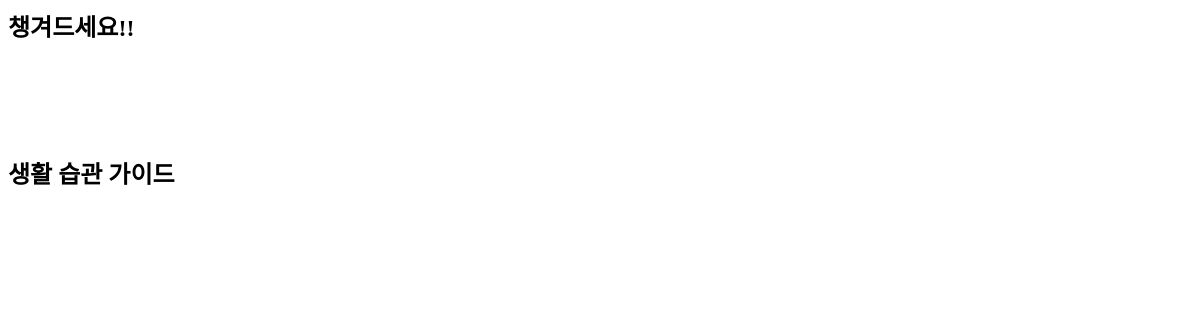
The page /mypage/properties/gene_info/habits/FTO on the database as committed earlier.
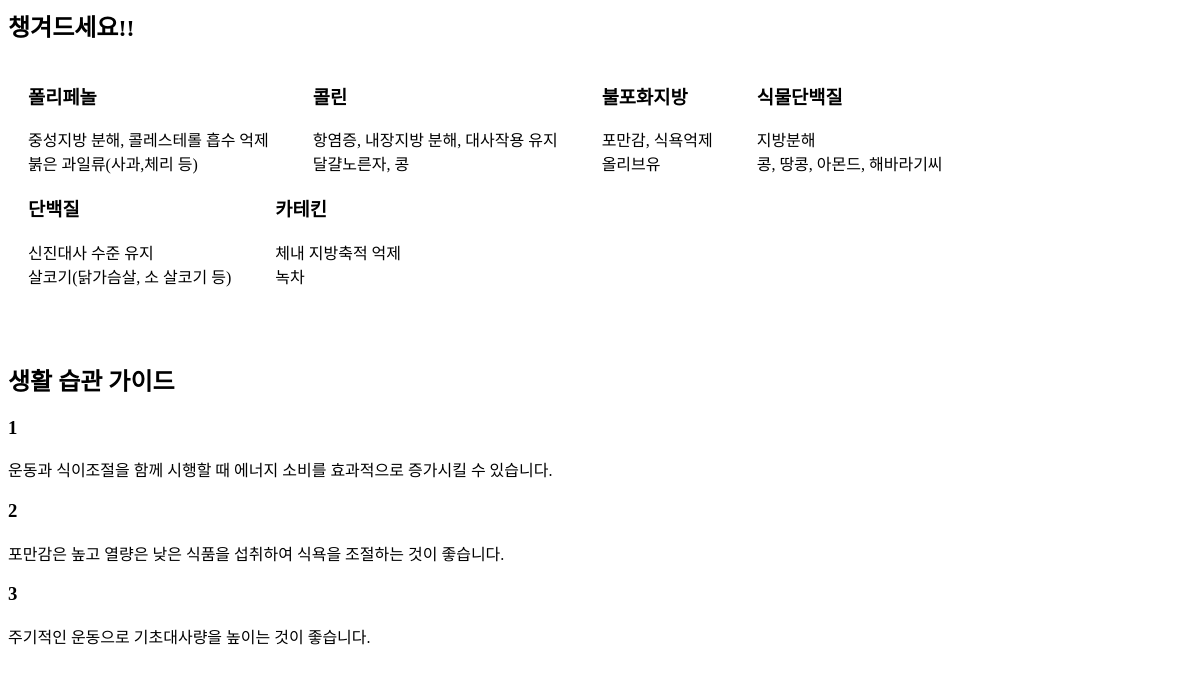
The same page on the database as committed later.
### Gene/models.py (models this page shows)
class Eating_Habits(models.Model):
    gene_name = models.CharField(max_length=13, null=True)
    food_name = models.CharField(max_length=20, null=True)
    food_description = models.TextField(null=True)
    foods = models.TextField(null=True)

class LifeStyle(models.Model):
    gene_name = models.CharField(max_length=20)
    style = models.TextField()

### Gene/views.py (the view)
# urls.py: path('mypage/properties/gene_info/habits/<str:gene_name>', views.habits, name='habits'),
def habits(request, gene_name):
    data = Eating_Habits.objects.filter(gene_name=gene_name) # get방식으로 가져오면 multiple에러???
    style_data = LifeStyle.objects.filter(gene_name=gene_name)
    context=dict()
    context['data'] = data
    context['style_data'] = style_data
    return render(request, 'Gene/habits.html', context=context)

### Gene/templates/Gene/habits.html (shortened to what this page needs)
<h2>챙겨드세요!!</h2>
{% for habit in data %}
        <div style="display: inline-block; padding: 0px 20px;">
            <h3>{{habit.food_name}}</h3>
            {{habit.food_description | linebreaksbr}}<br>
            {{habit.foods}}<br>
        </div>
{% endfor %}
<h2>{{style_data.gene.name}}생활 습관 가이드</h2>
{% for habit in style_data %}
        <div>
            <h3>{{habit.id}}</h3>
            {{habit.style}}
        </div>
{% endfor %}

Rows that differ between the two databases and show on the page:
added Eating_Habits: food_name "폴리페놀", food_description "중성지방 분해, 콜레스테롤 흡수 억제", foods "붉은 과일류(사과,체리 등)"
added Eating_Habits: food_name "콜린", food_description "항염증, 내장지방 분해, 대사작용 유지", foods "달걀노른자, 콩"
added Eating_Habits: food_name "불포화지방", food_description "포만감, 식욕억제", foods "올리브유"
added Eating_Habits: food_name "식물단백질", food_description "지방분해", foods "콩, 땅콩, 아몬드, 해바라기씨"
added Eating_Habits: food_name "단백질", food_description "신진대사 수준 유지", foods "살코기(닭가슴살, 소 살코기 등)"
added Eating_Habits: food_name "카테킨", food_description "체내 지방축적 억제", foods "녹차"
added LifeStyle: id "1", style "운동과 식이조절을 함께 시행할 때 에너지 소비를 효과적으로 증가시킬 수 있습니다."
added LifeStyle: id "2", style "포만감은 높고 열량은 낮은 식품을 섭취하여 식욕을 조절하는 것이 좋습니다."
added LifeStyle: id "3", style "주기적인 운동으로 기초대사량을 높이는 것이 좋습니다."
